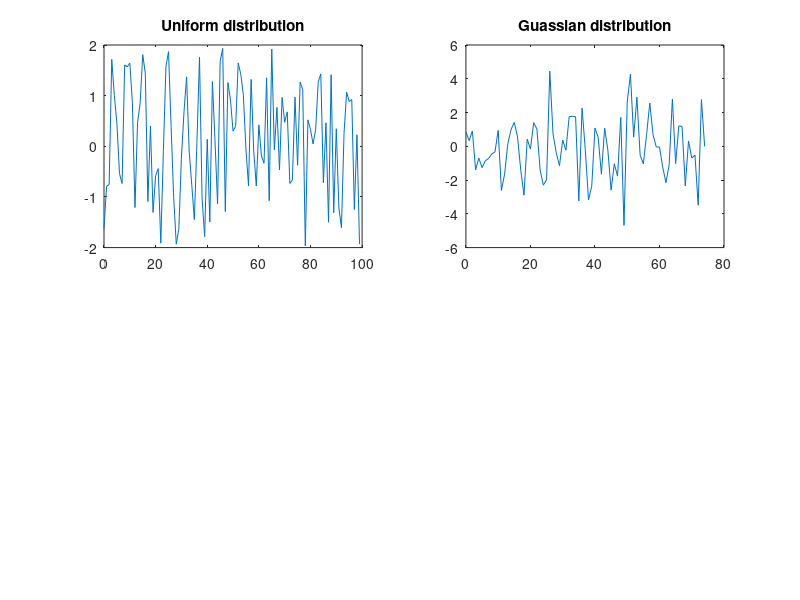

MATLAB code to generate this figure:
clear all;
x = 4 * rand(1,100) - 2;

t = 0:1:length(x)-1;
subplot(2,2,1)
plot(t,x),title("Uniform distribution");

x1 = sqrt(3) * randn(1, 75);
t = 0:1:length(x1)-1;


    
  
subplot(2,2,2)
plot(t, x1),title("Guassian distribution");
